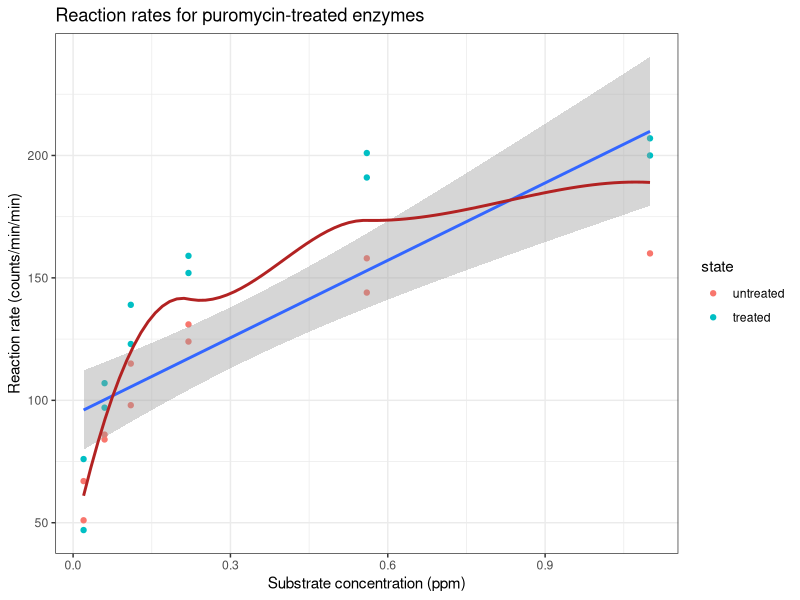
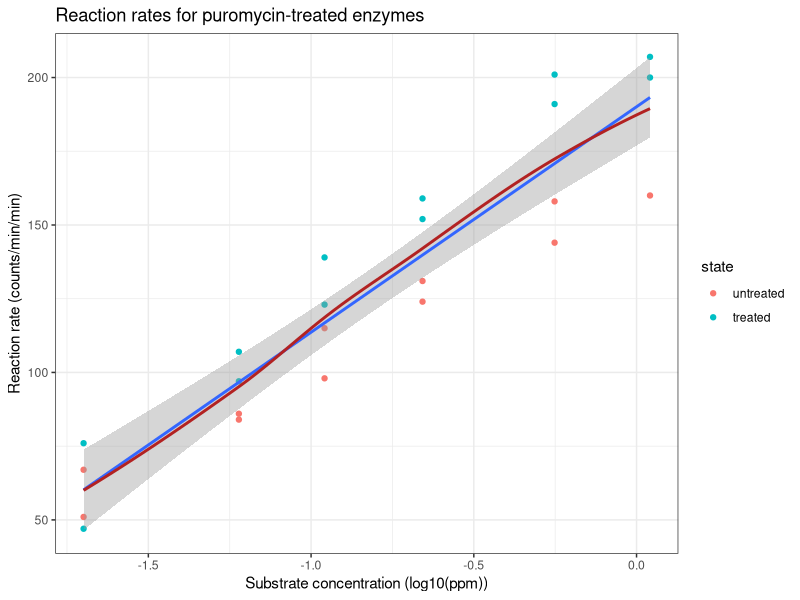
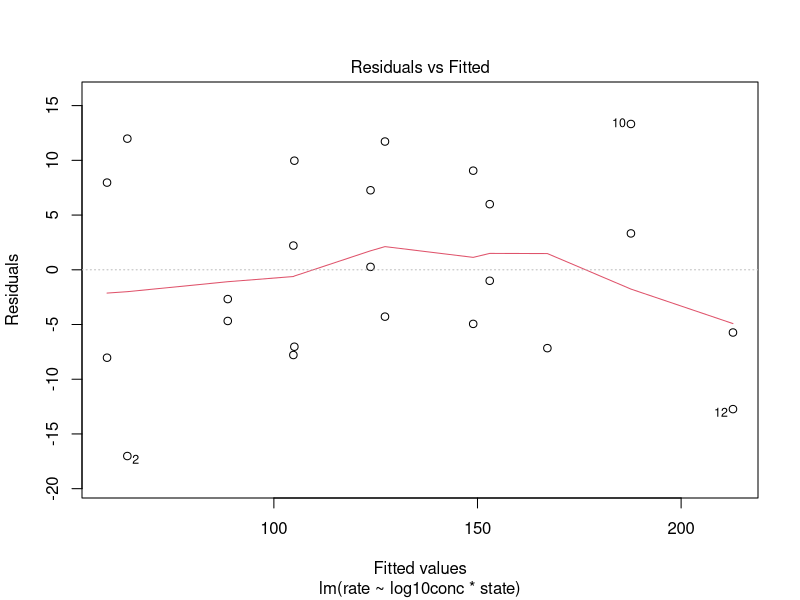
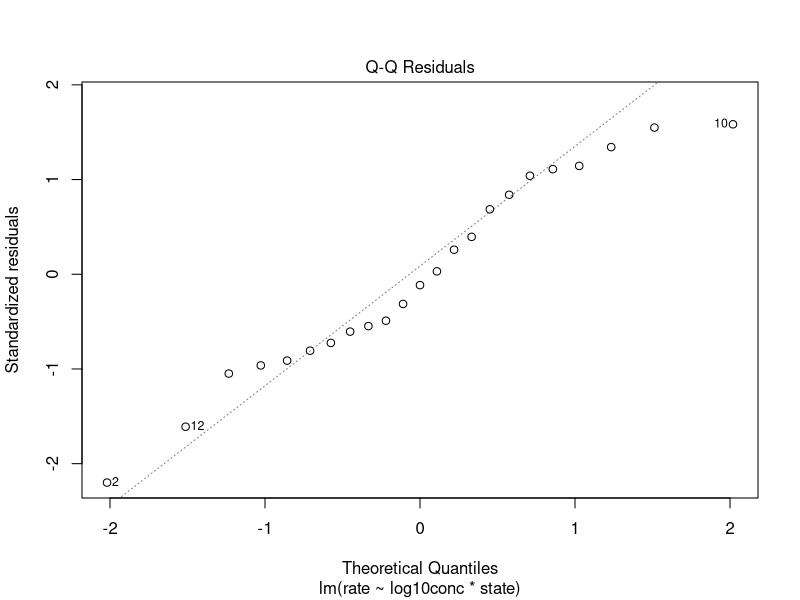
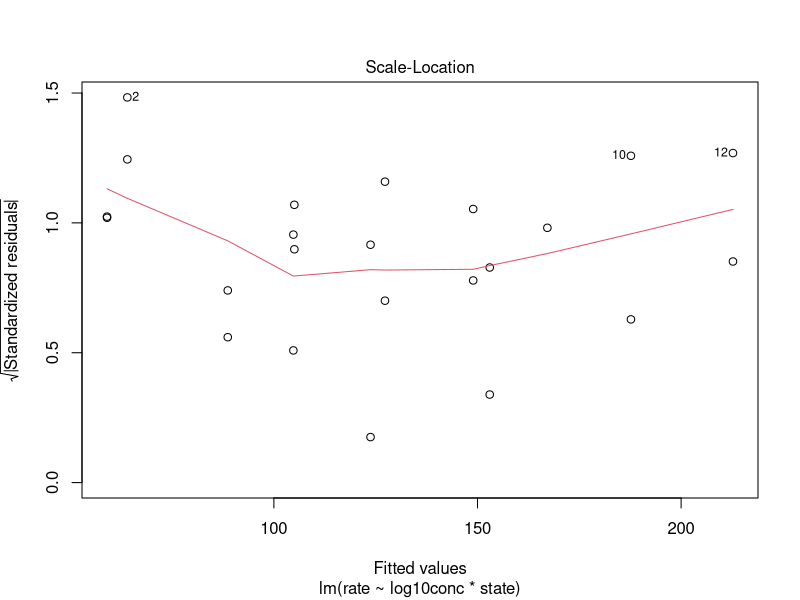
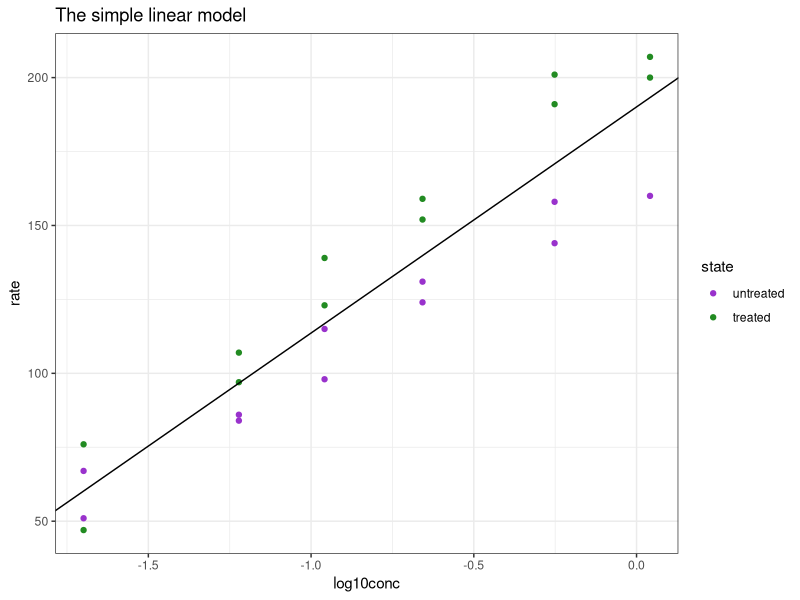
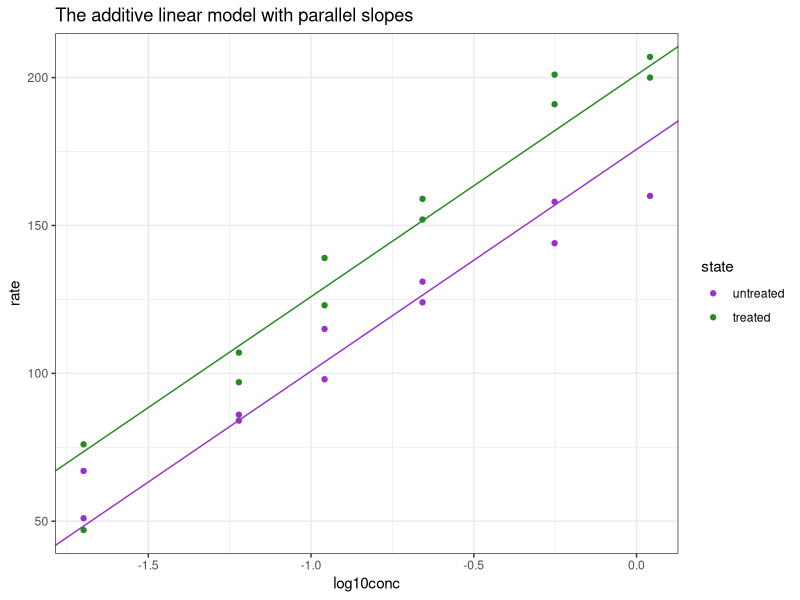
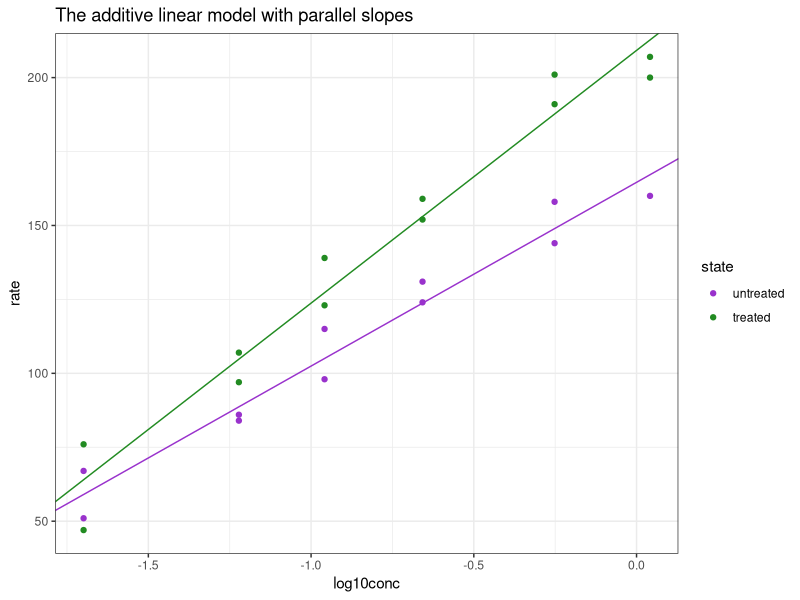

Source code (R) for these figures, in order:
## ---- chunk 1
library(tidyverse)
theme_set(theme_bw())
## ---- chunk 2
data(Puromycin)
## ---- chunk 3
Puromycin <- Puromycin %>%
  mutate(state = fct_relevel(state, c("untreated", "treated")))
## ---- chunk 4
Puromycin %>%
  ggplot(aes(conc, rate)) +
  geom_point(aes(col = state)) +
  stat_smooth(method = "lm") +
  stat_smooth(color = "firebrick", se = FALSE) +
  labs(
    x = "Substrate concentration (ppm)",
    y = "Reaction rate (counts/min/min)"
  ) +
  ggtitle("Reaction rates for puromycin-treated enzymes")
## ---- chunk 5
Puromycin %>%
  ggplot(aes(x = log10(conc), y = rate)) +
  geom_point(aes(col = state)) +
  stat_smooth(method = "lm") +
    stat_smooth(color = "firebrick", se = FALSE) +
    labs(
      x = "Substrate concentration (log10(ppm))",
      y = "Reaction rate (counts/min/min)"
    ) +
    ggtitle("Reaction rates for puromycin-treated enzymes")
## ---- chunk 6
Puromycin <- Puromycin %>%
  mutate(log10conc = log10(conc))

mod1 <- lm(rate ~ log10conc * state, Puromycin)
summary(mod1)
## ---- chunk 7
plot(mod1, which = 1)
## ---- chunk 8
plot(mod1, which = 2)
## ---- chunk 9
plot(mod1, which = 3)
## ---- chunk 10
mod_simple <- lm(rate ~ log10conc, data = Puromycin)
mod_simple

ggplot(Puromycin, aes(log10conc, rate)) +
  geom_point(aes(color = state)) +
  geom_abline(
     intercept = coef(mod_simple)[1],
     slope = coef(mod_simple)[2]
  ) +
  scale_color_manual(values = c("darkorchid", "forestgreen")) +
  ggtitle("The simple linear model")
## ---- chunk 11
mod_add <- lm(rate ~ log10conc + state, data = Puromycin)
mod_add

ggplot(Puromycin, aes(log10conc, rate, col = state)) +
  geom_point() +
  ## Line for the untreated group
  geom_abline(
     intercept = coef(mod_add)[1],
     slope = coef(mod_add)[2],
     col = "darkorchid"
  ) +
  ## Line for the treated group
  geom_abline(
     intercept = coef(mod_add)[1] + coef(mod_add)[3],
     slope = coef(mod_add)[2],
     col = "forestgreen"
  ) +
  scale_color_manual(values = c("darkorchid", "forestgreen")) +
  ggtitle("The additive linear model with parallel slopes")
## ---- chunk 12
mod_int <- lm(rate ~ log10conc * state, data = Puromycin)
mod_int

ggplot(Puromycin, aes(log10conc, rate, col = state)) +
  geom_point() +
  ## Line for the untreated group
  geom_abline(
     intercept = coef(mod_int)[1],
     slope = coef(mod_int)[2],
     col = "darkorchid"
  ) +
  ## Line for the treated group
  geom_abline(
     intercept = coef(mod_int)[1] + coef(mod_int)[3],
     slope = coef(mod_int)[2] + coef(mod_int)[4],
     col = "forestgreen"
  ) +
  scale_color_manual(values = c("darkorchid", "forestgreen")) +
  ggtitle("The additive linear model with parallel slopes")
## ---- chunk 13
mod0 <- lm(rate ~ state, data = Puromycin)
anova(mod0, mod1)
## ---- chunk 14
anova(mod1)
## ---- chunk 15
library(multcomp)
mcp1 <- glht(mod1,
  linfct = c(
    "log10conc = 0",
    "log10conc + log10conc:statetreated = 0",
    "log10conc:statetreated = 0"
  )
)
summary(mcp1)
confint(mcp1)
